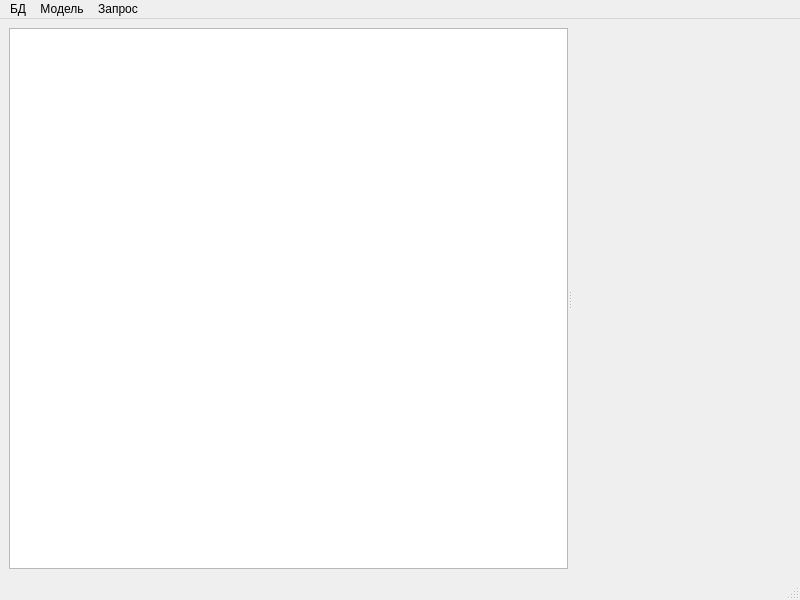
<?xml version="1.0" encoding="UTF-8"?>
<ui version="4.0">
 <class>MainWindow</class>
 <widget class="QMainWindow" name="MainWindow">
  <property name="geometry">
   <rect>
    <x>0</x>
    <y>0</y>
    <width>800</width>
    <height>600</height>
   </rect>
  </property>
  <property name="windowTitle">
   <string>MainWindow</string>
  </property>
  <widget class="QWidget" name="centralwidget">
   <layout class="QHBoxLayout" name="horizontalLayout">
    <item>
     <widget class="QSplitter" name="splitter">
      <property name="orientation">
       <enum>Qt::Horizontal</enum>
      </property>
      <widget class="QTableView" name="tableView"/>
      <widget class="DrawSimple" name="drawView" native="true"/>
     </widget>
    </item>
   </layout>
  </widget>
  <widget class="QMenuBar" name="menubar">
   <property name="geometry">
    <rect>
     <x>0</x>
     <y>0</y>
     <width>800</width>
     <height>21</height>
    </rect>
   </property>
   <widget class="QMenu" name="menu">
    <property name="title">
     <string>БД</string>
    </property>
    <addaction name="action_createConnection"/>
    <addaction name="action_closeConnection"/>
    <addaction name="action_createTable"/>
    <addaction name="action_insertInto"/>
    <addaction name="action_printTable"/>
    <addaction name="action_dropTable"/>
   </widget>
   <widget class="QMenu" name="menu_2">
    <property name="title">
     <string>Модель</string>
    </property>
    <addaction name="action_initTableModel"/>
    <addaction name="action_selectTable"/>
    <addaction name="action_insertRows"/>
    <addaction name="action_removeRows"/>
   </widget>
   <widget class="QMenu" name="menu_3">
    <property name="title">
     <string>Запрос</string>
    </property>
    <addaction name="action_doQuery"/>
   </widget>
   <addaction name="menu"/>
   <addaction name="menu_2"/>
   <addaction name="menu_3"/>
  </widget>
  <widget class="QStatusBar" name="statusbar"/>
  <action name="action_createConnection">
   <property name="text">
    <string>Создать соединение</string>
   </property>
  </action>
  <action name="action_closeConnection">
   <property name="text">
    <string>Удалить соединение</string>
   </property>
  </action>
  <action name="action_createTable">
   <property name="text">
    <string>Создать таблицу</string>
   </property>
  </action>
  <action name="action_insertInto">
   <property name="text">
    <string>Добавить запись</string>
   </property>
  </action>
  <action name="action_printTable">
   <property name="text">
    <string>Показать таблицу</string>
   </property>
  </action>
  <action name="action_dropTable">
   <property name="text">
    <string>Удалить таблицу</string>
   </property>
  </action>
  <action name="action_initTableModel">
   <property name="text">
    <string>Инициализировать модель</string>
   </property>
  </action>
  <action name="action_selectTable">
   <property name="text">
    <string>Выбрать таблицу</string>
   </property>
  </action>
  <action name="action_insertRows">
   <property name="text">
    <string>Добавить строку</string>
   </property>
  </action>
  <action name="action_removeRows">
   <property name="text">
    <string>Удалить строку</string>
   </property>
  </action>
  <action name="action_doQuery">
   <property name="text">
    <string>Выполнить</string>
   </property>
  </action>
 </widget>
 <customwidgets>
  <customwidget>
   <class>DrawSimple</class>
   <extends>QWidget</extends>
   <header>drawsimple.h</header>
   <container>1</container>
  </customwidget>
 </customwidgets>
 <resources/>
 <connections/>
</ui>
